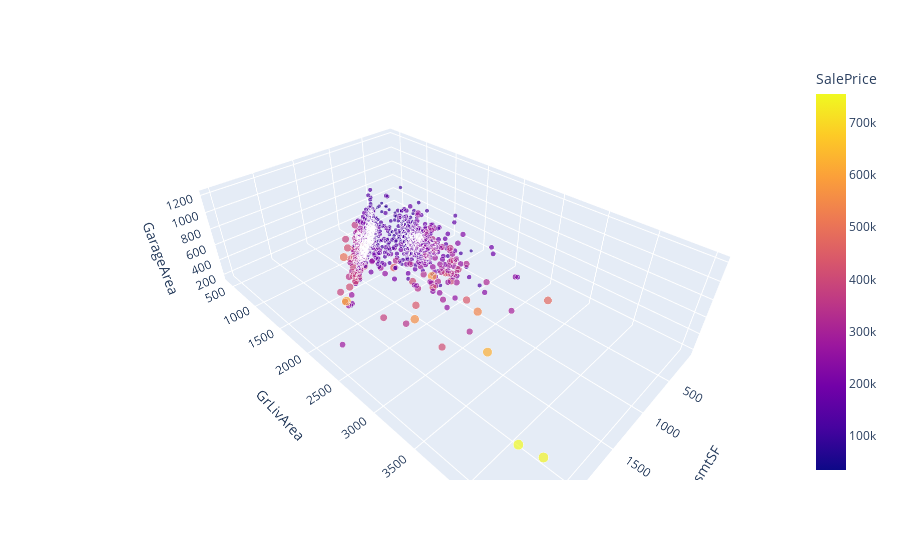

Here is the notebook cell this chart was saved with:
### Markdown cell above
3d

### Code cell
# Feature importance
# vystupnde data = sale price

import plotly.express as px

fig = px.scatter_3d(df, x = 'TotalBsmtSF', y = 'GrLivArea', z = 'GarageArea',
                    color = "SalePrice", size = "SalePrice" , size_max = 10, opacity = 0.7)
px.scatter_3d()
fig.show()

### Figure 1 — Plotly figure (JSON) as saved in the notebook; plotly's stock layout.template omitted (floating-point values rounded to 4 significant figures; data arrays with more than 128 entries replaced by an {"elided": "..."} marker saying what was removed)
{"data": [{"hovertemplate": "TotalBsmtSF=%{x}<br>GrLivArea=%{y}<br>GarageArea=%{z}<br>SalePrice=%{marker.color}<extra></extra>", "legendgroup": "", "marker": {"color": {"elided": "937 int values"}, "coloraxis": "coloraxis", "opacity": 0.7, "size": {"elided": "937 int values"}, "sizemode": "area", "sizeref": 7550, "symbol": "circle"}, "mode": "markers", "name": "", "scene": "scene", "showlegend": false, "type": "scatter3d", "x": {"elided": "937 int values"}, "y": {"elided": "937 int values"}, "z": {"elided": "937 int values"}}], "layout": {"coloraxis": {"colorbar": {"title": {"text": "SalePrice"}}, "colorscale": [[0, "#0d0887"], [0.1111, "#46039f"], [0.2222, "#7201a8"], [0.3333, "#9c179e"], [0.4444, "#bd3786"], [0.5556, "#d8576b"], [0.6667, "#ed7953"], [0.7778, "#fb9f3a"], [0.8889, "#fdca26"], [1, "#f0f921"]]}, "legend": {"itemsizing": "constant", "tracegroupgap": 0}, "margin": {"t": 60}, "scene": {"domain": {"x": [0, 1], "y": [0, 1]}, "xaxis": {"title": {"text": "TotalBsmtSF"}}, "yaxis": {"title": {"text": "GrLivArea"}}, "zaxis": {"title": {"text": "GarageArea"}}}}}
